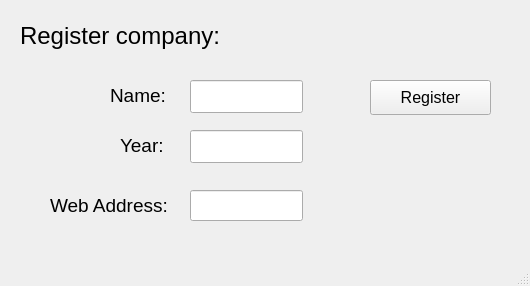
<?xml version="1.0" encoding="UTF-8"?>
<ui version="4.0">
 <class>RegisterName</class>
 <widget class="QMainWindow" name="RegisterName">
  <property name="geometry">
   <rect>
    <x>0</x>
    <y>0</y>
    <width>530</width>
    <height>286</height>
   </rect>
  </property>
  <property name="windowTitle">
   <string>Register new company</string>
  </property>
  <widget class="QWidget" name="centralwidget">
   <widget class="QLabel" name="label">
    <property name="geometry">
     <rect>
      <x>20</x>
      <y>10</y>
      <width>241</width>
      <height>51</height>
     </rect>
    </property>
    <property name="font">
     <font>
      <family>Ubuntu</family>
      <pointsize>18</pointsize>
     </font>
    </property>
    <property name="text">
     <string>Register company:</string>
    </property>
   </widget>
   <widget class="QLabel" name="label_2">
    <property name="geometry">
     <rect>
      <x>110</x>
      <y>70</y>
      <width>61</width>
      <height>51</height>
     </rect>
    </property>
    <property name="font">
     <font>
      <family>Ubuntu</family>
      <pointsize>14</pointsize>
     </font>
    </property>
    <property name="text">
     <string>Name:</string>
    </property>
   </widget>
   <widget class="QLabel" name="label_3">
    <property name="geometry">
     <rect>
      <x>120</x>
      <y>120</y>
      <width>51</width>
      <height>51</height>
     </rect>
    </property>
    <property name="font">
     <font>
      <family>Ubuntu</family>
      <pointsize>14</pointsize>
     </font>
    </property>
    <property name="text">
     <string>Year:</string>
    </property>
   </widget>
   <widget class="QLabel" name="label_4">
    <property name="geometry">
     <rect>
      <x>50</x>
      <y>180</y>
      <width>241</width>
      <height>51</height>
     </rect>
    </property>
    <property name="font">
     <font>
      <family>Ubuntu</family>
      <pointsize>14</pointsize>
     </font>
    </property>
    <property name="text">
     <string>Web Address:</string>
    </property>
   </widget>
   <widget class="QLineEdit" name="name_data">
    <property name="geometry">
     <rect>
      <x>190</x>
      <y>80</y>
      <width>113</width>
      <height>33</height>
     </rect>
    </property>
   </widget>
   <widget class="QLineEdit" name="year_data">
    <property name="geometry">
     <rect>
      <x>190</x>
      <y>130</y>
      <width>113</width>
      <height>33</height>
     </rect>
    </property>
   </widget>
   <widget class="QLineEdit" name="address_data">
    <property name="geometry">
     <rect>
      <x>190</x>
      <y>190</y>
      <width>113</width>
      <height>31</height>
     </rect>
    </property>
   </widget>
   <widget class="QLabel" name="label_5">
    <property name="geometry">
     <rect>
      <x>430</x>
      <y>140</y>
      <width>101</width>
      <height>101</height>
     </rect>
    </property>
    <property name="text">
     <string/>
    </property>
    <property name="pixmap">
     <pixmap>comp.png</pixmap>
    </property>
   </widget>
   <widget class="QPushButton" name="register_button">
    <property name="geometry">
     <rect>
      <x>370</x>
      <y>80</y>
      <width>121</width>
      <height>35</height>
     </rect>
    </property>
    <property name="font">
     <font>
      <family>Ubuntu</family>
      <pointsize>12</pointsize>
     </font>
    </property>
    <property name="text">
     <string>Register</string>
    </property>
   </widget>
  </widget>
  <widget class="QMenuBar" name="menubar">
   <property name="geometry">
    <rect>
     <x>0</x>
     <y>0</y>
     <width>530</width>
     <height>31</height>
    </rect>
   </property>
  </widget>
  <widget class="QStatusBar" name="statusbar"/>
 </widget>
 <resources/>
 <connections/>
</ui>
